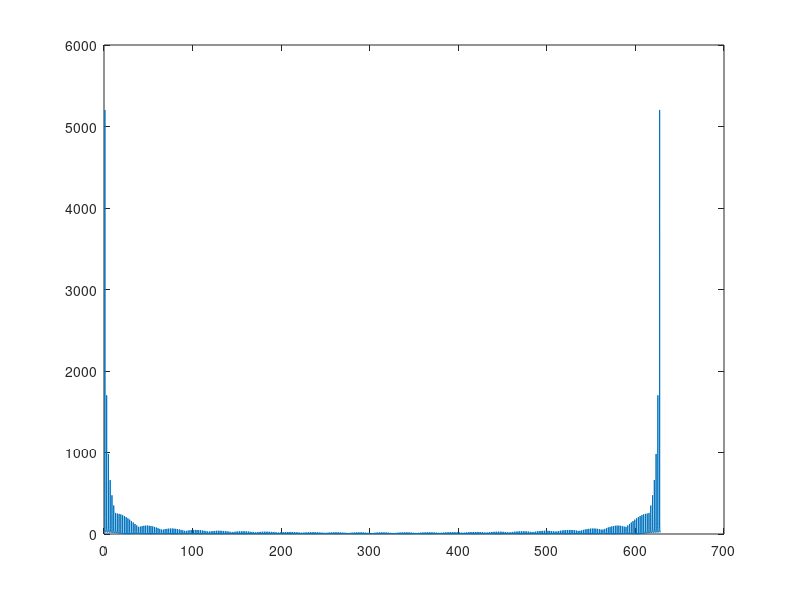

Source code (MATLAB):
series = [1.2732 0.4244 0.2546];
estimated = [1.2702 0.4154 0.2398];



N = 2^13;
fs = 100;
Ts = 1/100;
t = 0:Ts:(N-1)*Ts;
x = square(t);
% plot(t,x);

k = 0:(N-1);
wk = 2*pi*fs*k/N;
X = fft(x,N);

plot(wk, abs(X))
